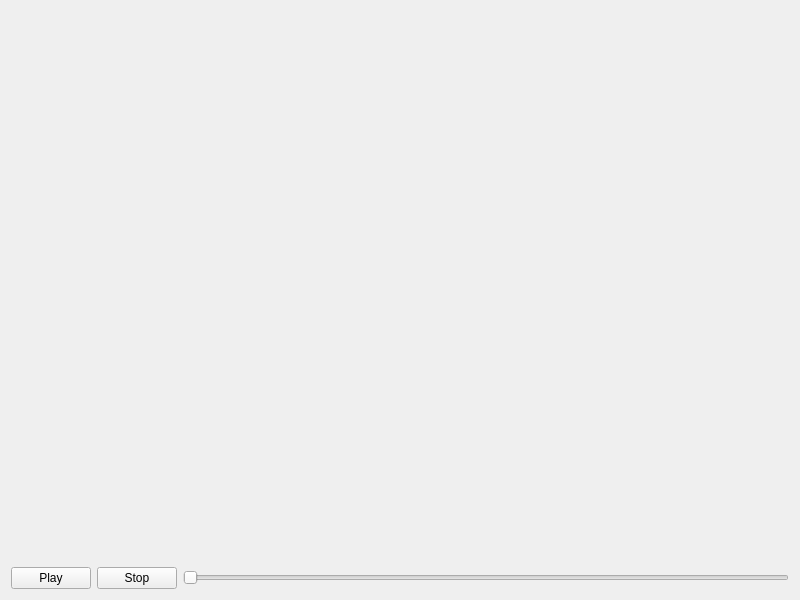
<?xml version="1.0" encoding="UTF-8"?>
<ui version="4.0">
 <class>Player</class>
 <widget class="QWidget" name="Player">
  <property name="geometry">
   <rect>
    <x>0</x>
    <y>0</y>
    <width>800</width>
    <height>600</height>
   </rect>
  </property>
  <property name="windowTitle">
   <string>Player</string>
  </property>
  <layout class="QVBoxLayout" name="verticalLayout">
   <item>
    <widget class="QLabel" name="label">
     <property name="sizePolicy">
      <sizepolicy hsizetype="Preferred" vsizetype="Preferred">
       <horstretch>0</horstretch>
       <verstretch>1</verstretch>
      </sizepolicy>
     </property>
     <property name="text">
      <string/>
     </property>
    </widget>
   </item>
   <item>
    <layout class="QHBoxLayout" name="horizontalLayout">
     <item>
      <widget class="QPushButton" name="play_btn">
       <property name="text">
        <string>Play</string>
       </property>
      </widget>
     </item>
     <item>
      <widget class="QPushButton" name="stop_btn">
       <property name="text">
        <string>Stop</string>
       </property>
      </widget>
     </item>
     <item>
      <widget class="QSlider" name="timeline">
       <property name="orientation">
        <enum>Qt::Horizontal</enum>
       </property>
      </widget>
     </item>
    </layout>
   </item>
  </layout>
 </widget>
 <resources/>
 <connections/>
</ui>
